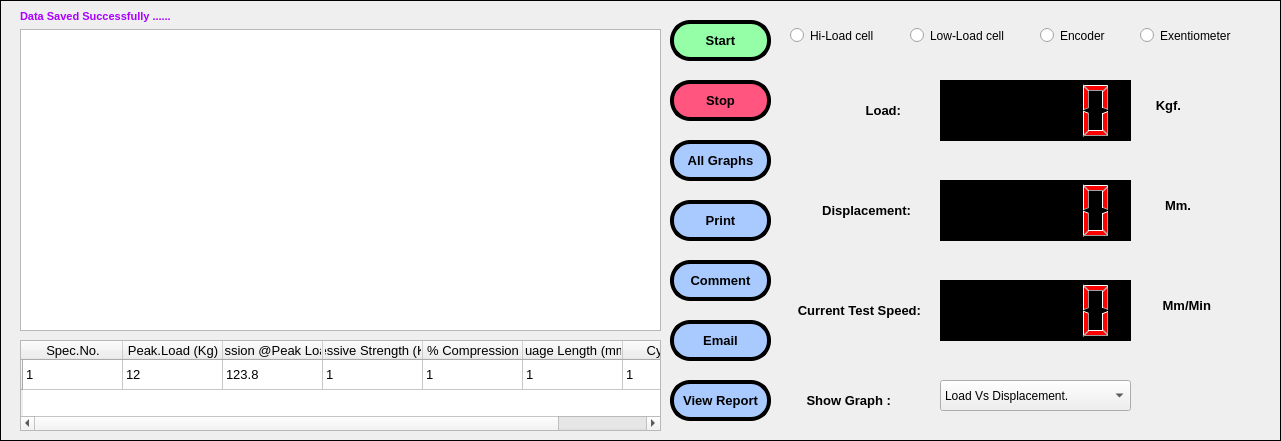
    <widget class="QFrame" name="frame_3">
     <property name="geometry">
      <rect>
       <x>10</x>
       <y>260</y>
       <width>1281</width>
       <height>441</height>
      </rect>
     </property>
     <property name="frameShape">
      <enum>QFrame::Box</enum>
     </property>
     <property name="frameShadow">
      <enum>QFrame::Plain</enum>
     </property>
     <property name="lineWidth">
      <number>1</number>
     </property>
     <widget class="QPushButton" name="pushButton_7">
      <property name="geometry">
       <rect>
        <x>670</x>
        <y>80</y>
        <width>101</width>
        <height>41</height>
       </rect>
      </property>
      <property name="font">
       <font>
        <family>Arial</family>
        <pointsize>10</pointsize>
        <weight>75</weight>
        <bold>true</bold>
       </font>
      </property>
      <property name="cursor">
       <cursorShape>ArrowCursor</cursorShape>
      </property>
      <property name="styleSheet">
       <string notr="true">background-color: rgb(255, 85, 127);
border-radius:20px;
border-color: rgb(0, 0, 0);
border-style:outset;
border-width:4px;</string>
      </property>
      <property name="text">
       <string>Stop</string>
      </property>
      <property name="flat">
       <bool>false</bool>
      </property>
     </widget>
     <widget class="QPushButton" name="pushButton_11">
      <property name="geometry">
       <rect>
        <x>670</x>
        <y>20</y>
        <width>101</width>
        <height>41</height>
       </rect>
      </property>
      <property name="font">
       <font>
        <family>Arial</family>
        <pointsize>10</pointsize>
        <weight>75</weight>
        <bold>true</bold>
       </font>
      </property>
      <property name="cursor">
       <cursorShape>ArrowCursor</cursorShape>
      </property>
      <property name="styleSheet">
       <string notr="true">border-radius:20px;
color: rgb(0, 0, 0);
background-color: rgb(148, 255, 166);
border-color: rgb(0, 0, 0);
border-style:outset;
border-width:4px;</string>
      </property>
      <property name="text">
       <string>Start</string>
      </property>
      <property name="flat">
       <bool>false</bool>
      </property>
     </widget>
     <widget class="QPushButton" name="pushButton_12">
      <property name="geometry">
       <rect>
        <x>670</x>
        <y>140</y>
        <width>101</width>
        <height>41</height>
       </rect>
      </property>
      <property name="font">
       <font>
        <family>Arial</family>
        <pointsize>10</pointsize>
        <weight>75</weight>
        <bold>true</bold>
       </font>
      </property>
      <property name="cursor">
       <cursorShape>ArrowCursor</cursorShape>
      </property>
      <property name="styleSheet">
       <string notr="true">background-color: rgb(169, 202, 255);
border-radius:20px;
border-color: rgb(0, 0, 0);
border-style:outset;
border-width:4px;</string>
      </property>
      <property name="text">
       <string>All Graphs</string>
      </property>
      <property name="flat">
       <bool>false</bool>
      </property>
     </widget>
     <widget class="QPushButton" name="pushButton_13">
      <property name="geometry">
       <rect>
        <x>670</x>
        <y>380</y>
        <width>101</width>
        <height>41</height>
       </rect>
      </property>
      <property name="font">
       <font>
        <family>Arial</family>
        <pointsize>10</pointsize>
        <weight>75</weight>
        <bold>true</bold>
       </font>
      </property>
      <property name="cursor">
       <cursorShape>ArrowCursor</cursorShape>
      </property>
      <property name="styleSheet">
       <string notr="true">background-color: rgb(169, 202, 255);
border-radius:20px;
border-color: rgb(0, 0, 0);
border-style:outset;
border-width:4px;</string>
      </property>
      <property name="text">
       <string>View Report</string>
      </property>
      <property name="flat">
       <bool>false</bool>
      </property>
     </widget>
     <widget class="QPushButton" name="pushButton_14">
      <property name="geometry">
       <rect>
        <x>670</x>
        <y>320</y>
        <width>101</width>
        <height>41</height>
       </rect>
      </property>
      <property name="font">
       <font>
        <family>Arial</family>
        <pointsize>10</pointsize>
        <weight>75</weight>
        <bold>true</bold>
       </font>
      </property>
      <property name="cursor">
       <cursorShape>ArrowCursor</cursorShape>
      </property>
      <property name="styleSheet">
       <string notr="true">background-color: rgb(169, 202, 255);
border-radius:20px;
border-color: rgb(0, 0, 0);
border-style:outset;
border-width:4px;</string>
      </property>
      <property name="text">
       <string>Email</string>
      </property>
      <property name="flat">
       <bool>false</bool>
      </property>
     </widget>
     <widget class="QPushButton" name="pushButton_15">
      <property name="geometry">
       <rect>
        <x>670</x>
        <y>260</y>
        <width>101</width>
        <height>41</height>
       </rect>
      </property>
      <property name="font">
       <font>
        <family>Arial</family>
        <pointsize>10</pointsize>
        <weight>75</weight>
        <bold>true</bold>
       </font>
      </property>
      <property name="cursor">
       <cursorShape>ArrowCursor</cursorShape>
      </property>
      <property name="styleSheet">
       <string notr="true">background-color: rgb(169, 202, 255);
border-radius:20px;
border-color: rgb(0, 0, 0);
border-style:outset;
border-width:4px;</string>
      </property>
      <property name="text">
       <string>Comment</string>
      </property>
      <property name="flat">
       <bool>false</bool>
      </property>
     </widget>
     <widget class="QLabel" name="label_33">
      <property name="geometry">
       <rect>
        <x>800</x>
        <y>390</y>
        <width>91</width>
        <height>21</height>
       </rect>
      </property>
      <property name="font">
       <font>
        <family>Arial</family>
        <pointsize>10</pointsize>
        <weight>75</weight>
        <bold>true</bold>
       </font>
      </property>
      <property name="styleSheet">
       <string notr="true"/>
      </property>
      <property name="text">
       <string>Show Graph :</string>
      </property>
      <property name="alignment">
       <set>Qt::AlignRight|Qt::AlignTrailing|Qt::AlignVCenter</set>
      </property>
     </widget>
     <widget class="QRadioButton" name="radioButton">
      <property name="geometry">
       <rect>
        <x>790</x>
        <y>20</y>
        <width>101</width>
        <height>31</height>
       </rect>
      </property>
      <property name="text">
       <string>Hi-Load cell</string>
      </property>
     </widget>
     <widget class="QRadioButton" name="radioButton_2">
      <property name="geometry">
       <rect>
        <x>910</x>
        <y>20</y>
        <width>101</width>
        <height>31</height>
       </rect>
      </property>
      <property name="text">
       <string>Low-Load cell</string>
      </property>
     </widget>
     <widget class="QRadioButton" name="radioButton_3">
      <property name="geometry">
       <rect>
        <x>1040</x>
        <y>20</y>
        <width>81</width>
        <height>31</height>
       </rect>
      </property>
      <property name="text">
       <string>Encoder</string>
      </property>
     </widget>
     <widget class="QRadioButton" name="radioButton_4">
      <property name="geometry">
       <rect>
        <x>1140</x>
        <y>20</y>
        <width>111</width>
        <height>31</height>
       </rect>
      </property>
      <property name="text">
       <string>Exentiometer</string>
      </property>
     </widget>
     <widget class="QTableWidget" name="tableWidget">
      <property name="geometry">
       <rect>
        <x>20</x>
        <y>340</y>
        <width>641</width>
        <height>91</height>
       </rect>
      </property>
      <row>
       <property name="text">
        <string/>
       </property>
      </row>
      <column>
       <property name="text">
        <string>Spec.No.</string>
       </property>
       <property name="font">
        <font>
         <family>Arial</family>
         <pointsize>10</pointsize>
        </font>
       </property>
      </column>
      <column>
       <property name="text">
        <string>Peak.Load (Kg)</string>
       </property>
       <property name="font">
        <font>
         <family>Arial</family>
         <pointsize>10</pointsize>
        </font>
       </property>
      </column>
      <column>
       <property name="text">
        <string>Compression @Peak Load (mm)</string>
       </property>
       <property name="font">
        <font>
         <family>Arial</family>
         <pointsize>10</pointsize>
        </font>
       </property>
      </column>
      <column>
       <property name="text">
        <string>Compressive Strength (Kg/cm2)</string>
       </property>
       <property name="font">
        <font>
         <family>Arial</family>
         <pointsize>10</pointsize>
        </font>
       </property>
      </column>
      <column>
       <property name="text">
        <string>% Compression</string>
       </property>
       <property name="font">
        <font>
         <family>Arial</family>
         <pointsize>10</pointsize>
        </font>
       </property>
      </column>
      <column>
       <property name="text">
        <string>Guage Length (mm)</string>
       </property>
       <property name="font">
        <font>
         <family>Arial</family>
         <pointsize>10</pointsize>
        </font>
       </property>
      </column>
      <column>
       <property name="text">
        <string>Cycle.No</string>
       </property>
       <property name="font">
        <font>
         <family>Arial</family>
         <pointsize>10</pointsize>
        </font>
       </property>
      </column>
      <item row="0" column="0">
       <property name="text">
        <string>1</string>
       </property>
       <property name="font">
        <font>
         <family>Arial</family>
         <pointsize>10</pointsize>
        </font>
       </property>
      </item>
      <item row="0" column="1">
       <property name="text">
        <string>12</string>
       </property>
       <property name="font">
        <font>
         <family>Arial</family>
         <pointsize>10</pointsize>
        </font>
       </property>
      </item>
      <item row="0" column="2">
       <property name="text">
        <string>123.8</string>
       </property>
       <property name="font">
        <font>
         <family>Arial</family>
         <pointsize>10</pointsize>
        </font>
       </property>
      </item>
      <item row="0" column="3">
       <property name="text">
        <string>1</string>
       </property>
       <property name="font">
        <font>
         <family>Arial</family>
         <pointsize>10</pointsize>
        </font>
       </property>
      </item>
      <item row="0" column="4">
       <property name="text">
        <string>1</string>
       </property>
       <property name="font">
        <font>
         <family>Arial</family>
         <pointsize>10</pointsize>
        </font>
       </property>
      </item>
      <item row="0" column="5">
       <property name="text">
        <string>1</string>
       </property>
       <property name="font">
        <font>
         <family>Arial</family>
         <pointsize>10</pointsize>
        </font>
       </property>
      </item>
      <item row="0" column="6">
       <property name="text">
        <string>1</string>
       </property>
       <property name="font">
        <font>
         <family>Arial</family>
         <pointsize>10</pointsize>
        </font>
       </property>
      </item>
     </widget>
     <widget class="QPushButton" name="pushButton_16">
      <property name="geometry">
       <rect>
        <x>670</x>
        <y>200</y>
        <width>101</width>
        <height>41</height>
       </rect>
      </property>
      <property name="font">
       <font>
        <family>Arial</family>
        <pointsize>10</pointsize>
        <weight>75</weight>
        <bold>true</bold>
       </font>
      </property>
      <property name="cursor">
       <cursorShape>ArrowCursor</cursorShape>
      </property>
      <property name="styleSheet">
       <string notr="true">background-color: rgb(169, 202, 255);
border-radius:20px;
border-color: rgb(0, 0, 0);
border-style:outset;
border-width:4px;</string>
      </property>
      <property name="text">
       <string>Print</string>
      </property>
      <property name="flat">
       <bool>false</bool>
      </property>
     </widget>
     <widget class="QLabel" name="label_39">
      <property name="geometry">
       <rect>
        <x>790</x>
        <y>90</y>
        <width>111</width>
        <height>41</height>
       </rect>
      </property>
      <property name="font">
       <font>
        <family>Arial</family>
        <pointsize>10</pointsize>
        <weight>75</weight>
        <bold>true</bold>
       </font>
      </property>
      <property name="styleSheet">
       <string notr="true"/>
      </property>
      <property name="text">
       <string>Load:</string>
      </property>
      <property name="alignment">
       <set>Qt::AlignRight|Qt::AlignTrailing|Qt::AlignVCenter</set>
      </property>
     </widget>
     <widget class="QLabel" name="label_40">
      <property name="geometry">
       <rect>
        <x>810</x>
        <y>190</y>
        <width>101</width>
        <height>41</height>
       </rect>
      </property>
      <property name="font">
       <font>
        <family>Arial</family>
        <pointsize>10</pointsize>
        <weight>75</weight>
        <bold>true</bold>
       </font>
      </property>
      <property name="styleSheet">
       <string notr="true"/>
      </property>
      <property name="text">
       <string>Displacement:</string>
      </property>
      <property name="alignment">
       <set>Qt::AlignRight|Qt::AlignTrailing|Qt::AlignVCenter</set>
      </property>
     </widget>
     <widget class="QLCDNumber" name="lcdNumber">
      <property name="geometry">
       <rect>
        <x>940</x>
        <y>80</y>
        <width>191</width>
        <height>61</height>
       </rect>
      </property>
      <property name="styleSheet">
       <string notr="true">color: rgb(255, 0, 0);
background-color: rgb(0, 0, 0);</string>
      </property>
     </widget>
     <widget class="QLabel" name="label_41">
      <property name="geometry">
       <rect>
        <x>1140</x>
        <y>90</y>
        <width>41</width>
        <height>31</height>
       </rect>
      </property>
      <property name="font">
       <font>
        <family>Arial</family>
        <pointsize>10</pointsize>
        <weight>75</weight>
        <bold>true</bold>
       </font>
      </property>
      <property name="styleSheet">
       <string notr="true"/>
      </property>
      <property name="text">
       <string>Kgf.</string>
      </property>
      <property name="alignment">
       <set>Qt::AlignRight|Qt::AlignTrailing|Qt::AlignVCenter</set>
      </property>
     </widget>
     <widget class="QLCDNumber" name="lcdNumber_2">
      <property name="geometry">
       <rect>
        <x>940</x>
        <y>180</y>
        <width>191</width>
        <height>61</height>
       </rect>
      </property>
      <property name="styleSheet">
       <string notr="true">color: rgb(255, 0, 0);
background-color: rgb(0, 0, 0);</string>
      </property>
     </widget>
     <widget class="QLabel" name="label_42">
      <property name="geometry">
       <rect>
        <x>1150</x>
        <y>190</y>
        <width>41</width>
        <height>31</height>
       </rect>
      </property>
      <property name="font">
       <font>
        <family>Arial</family>
        <pointsize>10</pointsize>
        <weight>75</weight>
        <bold>true</bold>
       </font>
      </property>
      <property name="styleSheet">
       <string notr="true"/>
      </property>
      <property name="text">
       <string>Mm.</string>
      </property>
      <property name="alignment">
       <set>Qt::AlignRight|Qt::AlignTrailing|Qt::AlignVCenter</set>
      </property>
     </widget>
     <widget class="QLabel" name="label_43">
      <property name="geometry">
       <rect>
        <x>790</x>
        <y>290</y>
        <width>131</width>
        <height>41</height>
       </rect>
      </property>
      <property name="font">
       <font>
        <family>Arial</family>
        <pointsize>10</pointsize>
        <weight>75</weight>
        <bold>true</bold>
       </font>
      </property>
      <property name="styleSheet">
       <string notr="true"/>
      </property>
      <property name="text">
       <string>Current Test Speed:</string>
      </property>
      <property name="alignment">
       <set>Qt::AlignRight|Qt::AlignTrailing|Qt::AlignVCenter</set>
      </property>
     </widget>
     <widget class="QLCDNumber" name="lcdNumber_3">
      <property name="geometry">
       <rect>
        <x>940</x>
        <y>280</y>
        <width>191</width>
        <height>61</height>
       </rect>
      </property>
      <property name="styleSheet">
       <string notr="true">color: rgb(255, 0, 0);
background-color: rgb(0, 0, 0);</string>
      </property>
     </widget>
     <widget class="QLabel" name="label_44">
      <property name="geometry">
       <rect>
        <x>1150</x>
        <y>290</y>
        <width>61</width>
        <height>31</height>
       </rect>
      </property>
      <property name="font">
       <font>
        <family>Arial</family>
        <pointsize>10</pointsize>
        <weight>75</weight>
        <bold>true</bold>
       </font>
      </property>
      <property name="styleSheet">
       <string notr="true"/>
      </property>
      <property name="text">
       <string>Mm/Min</string>
      </property>
      <property name="alignment">
       <set>Qt::AlignRight|Qt::AlignTrailing|Qt::AlignVCenter</set>
      </property>
     </widget>
     <widget class="QComboBox" name="comboBox_4">
      <property name="geometry">
       <rect>
        <x>940</x>
        <y>380</y>
        <width>191</width>
        <height>31</height>
       </rect>
      </property>
      <item>
       <property name="text">
        <string>Load Vs Displacement.</string>
       </property>
      </item>
      <item>
       <property name="text">
        <string>Stress Vs Strain</string>
       </property>
      </item>
     </widget>
     <widget class="QWidget" name="layoutWidget">
      <property name="geometry">
       <rect>
        <x>20</x>
        <y>10</y>
        <width>641</width>
        <height>321</height>
       </rect>
      </property>
      <layout class="QGridLayout" name="gridLayout">
       <item row="0" column="0">
        <widget class="QLabel" name="label_49">
         <property name="font">
          <font>
           <family>Arial</family>
           <pointsize>8</pointsize>
           <weight>75</weight>
           <bold>true</bold>
           <underline>false</underline>
          </font>
         </property>
         <property name="styleSheet">
          <string notr="true">color: rgb(170, 0, 255);</string>
         </property>
         <property name="text">
          <string>Data Saved Successfully ......</string>
         </property>
         <property name="alignment">
          <set>Qt::AlignLeading|Qt::AlignLeft|Qt::AlignVCenter</set>
         </property>
        </widget>
       </item>
       <item row="1" column="0">
        <widget class="QGraphicsView" name="graphicsView"/>
       </item>
      </layout>
     </widget>
    </widget>
